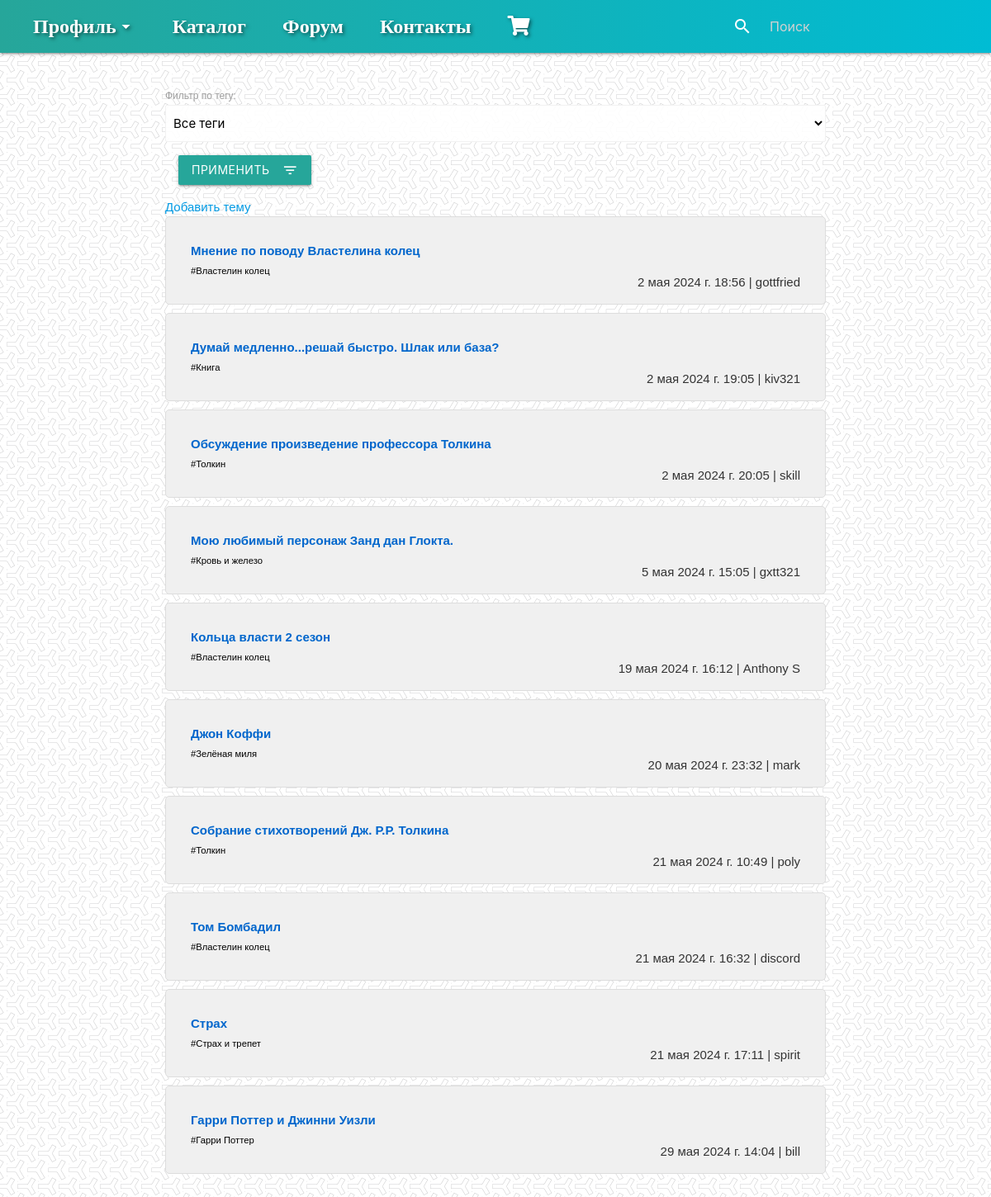
Before: /forum/ with the older database file.
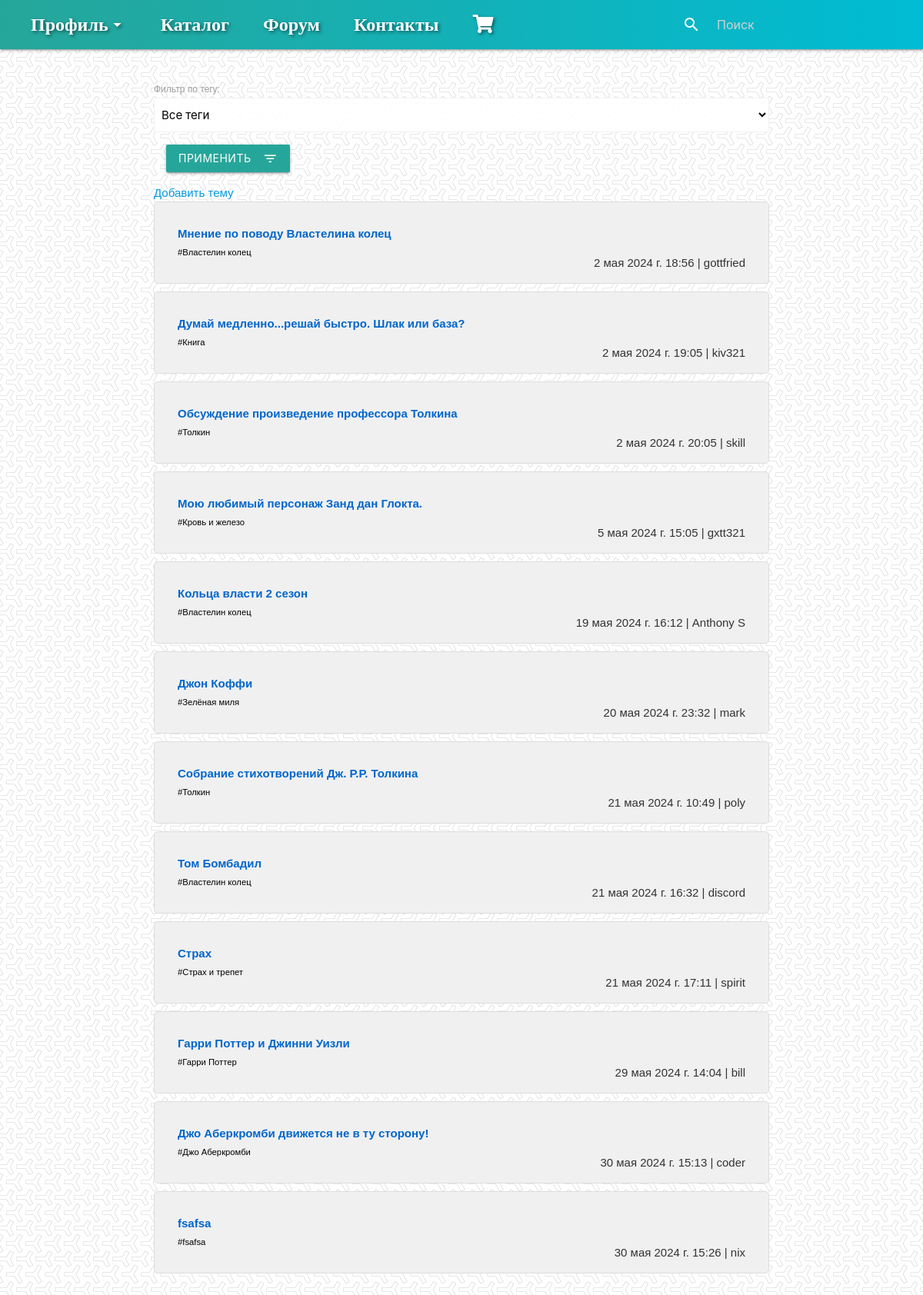
After: the same page with the newer database file.
### shop_app/models.py (models this page shows, shortened)
class ForumTopic(models.Model):
    название = models.CharField(max_length=200)
    creator = models.ForeignKey(User, on_delete=models.CASCADE)
    created_at = models.DateTimeField(auto_now_add=True)
    тег = models.CharField(max_length=50)
    class Meta:
        verbose_name = 'Топик на форуме'
        verbose_name_plural = 'Топики на форуме'

### shop_app/views.py (the view)
# urls.py: path('forum/', forum_view, name='forum'),
def forum_view(request):
    topics = ForumTopic.objects.all()
    теги = ForumTopic.objects.values_list('тег', flat=True).distinct()
    тег_filter = request.GET.get('тег', '')
    return render(request, 'forum.html', {'topics': topics, 'теги': теги, 'тег_filter': тег_filter})

### shop_app/context_processors.py (called while the page is built)
def cart_count(request):
    cart_count = 0
    if request.user.is_authenticated:
        try:
            cart = Cart.objects.get(user=request.user)
            cart_count = cart.books.count()
        except Cart.DoesNotExist:
            pass
    return {'cart_count': cart_count}

### shop_app/templates/forum.html (shortened to what this page needs)
{% extends 'base.html' %}
{% block content %}
<div class="forum-container">
    <form method="get" action="{% url 'forum' %}" class="forum-filter-form">
        <label for="тег" class="forum-filter-label">Фильтр по тегу:</label>
        <select name="тег" id="тег" class="forum-filter-select" style="display: block;">
            <option value="" {% if not тег_filter %}selected{% endif %}>Все теги</option>
        </select>
        <button type="submit" class="btn waves-effect waves-light" style="margin: 2%;display: block; ">Применить<i class="material-icons right">filter_list</i></button>
    </form>
    <a href="{% url 'create_topic' %}" class="create-topic-button">Добавить тему</a>
    <div class="topics-list">
        {% for topic in topics %}
            {% if тег_filter and тег_filter == topic.тег or not тег_filter %}
                <div class="topic-item">
                    <a href="{% url 'topic_detail' topic_id=topic.id %}" class="topic-link">{{ topic.название }}</a><br>
                    <small style="color:black" >#{{ topic.тег }} </small>
                    <p style="float:right;">{{ topic.created_at }} | {{ topic.creator.username }}</p>
                </div>
            {% endif %}
        {% endfor %}
    </div>
</div>
{% endblock %}

Changed rows visible on the page:
added ForumTopic: название "Джо Аберкромби движется не в ту сторону!", тег "Джо Аберкромби", created_at "30 мая 2024 г. 15:13", creator.username "coder"
added ForumTopic: название "fsafsa", тег "fsafsa", created_at "30 мая 2024 г. 15:26", creator.username "nix"
